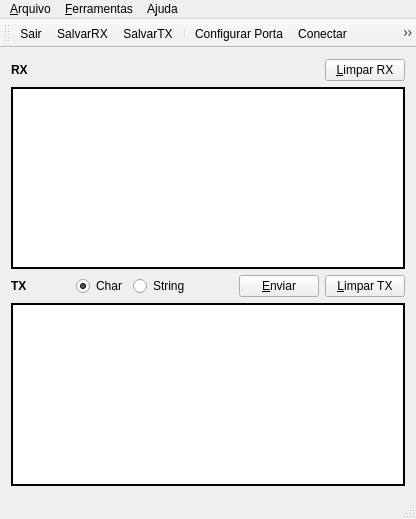
<?xml version="1.0" encoding="UTF-8"?>
<ui version="4.0">
 <class>MainWindow</class>
 <widget class="QMainWindow" name="MainWindow">
  <property name="geometry">
   <rect>
    <x>0</x>
    <y>0</y>
    <width>416</width>
    <height>519</height>
   </rect>
  </property>
  <property name="windowTitle">
   <string>RS232 Term 0.11</string>
  </property>
  <property name="styleSheet">
   <string notr="true"/>
  </property>
  <widget class="QWidget" name="centralWidget">
   <layout class="QGridLayout" name="gridLayout">
    <item row="0" column="0">
     <layout class="QVBoxLayout" name="verticalLayout">
      <item>
       <layout class="QHBoxLayout" name="horizontalLayout">
        <item>
         <widget class="QLabel" name="label">
          <property name="font">
           <font>
            <weight>75</weight>
            <bold>true</bold>
           </font>
          </property>
          <property name="text">
           <string>RX</string>
          </property>
         </widget>
        </item>
        <item>
         <spacer name="horizontalSpacer_3">
          <property name="orientation">
           <enum>Qt::Horizontal</enum>
          </property>
          <property name="sizeHint" stdset="0">
           <size>
            <width>40</width>
            <height>20</height>
           </size>
          </property>
         </spacer>
        </item>
        <item>
         <widget class="QPushButton" name="pushButtonLimparRX">
          <property name="text">
           <string>&amp;Limpar RX</string>
          </property>
          <property name="icon">
           <iconset resource="rs232Term.qrc">
            <normaloff>:/new/prefix1/images/Broom_icon.png</normaloff>:/new/prefix1/images/Broom_icon.png</iconset>
          </property>
         </widget>
        </item>
       </layout>
      </item>
      <item>
       <widget class="QTextEdit" name="textEditRX">
        <property name="frameShape">
         <enum>QFrame::Box</enum>
        </property>
        <property name="frameShadow">
         <enum>QFrame::Plain</enum>
        </property>
        <property name="lineWidth">
         <number>2</number>
        </property>
       </widget>
      </item>
      <item>
       <layout class="QHBoxLayout" name="horizontalLayout_2">
        <item>
         <widget class="QLabel" name="label_2">
          <property name="font">
           <font>
            <weight>75</weight>
            <bold>true</bold>
           </font>
          </property>
          <property name="text">
           <string>TX</string>
          </property>
         </widget>
        </item>
        <item>
         <spacer name="horizontalSpacer">
          <property name="orientation">
           <enum>Qt::Horizontal</enum>
          </property>
          <property name="sizeHint" stdset="0">
           <size>
            <width>40</width>
            <height>20</height>
           </size>
          </property>
         </spacer>
        </item>
        <item>
         <widget class="QRadioButton" name="radioButtonChar">
          <property name="text">
           <string>Char</string>
          </property>
          <property name="checked">
           <bool>true</bool>
          </property>
         </widget>
        </item>
        <item>
         <widget class="QRadioButton" name="radioButtonString">
          <property name="text">
           <string>String</string>
          </property>
         </widget>
        </item>
        <item>
         <spacer name="horizontalSpacer_2">
          <property name="orientation">
           <enum>Qt::Horizontal</enum>
          </property>
          <property name="sizeHint" stdset="0">
           <size>
            <width>40</width>
            <height>20</height>
           </size>
          </property>
         </spacer>
        </item>
        <item>
         <widget class="QPushButton" name="pushButtonEnviar">
          <property name="text">
           <string>&amp;Enviar</string>
          </property>
          <property name="icon">
           <iconset resource="rs232Term.qrc">
            <normaloff>:/new/prefix1/images/send.png</normaloff>:/new/prefix1/images/send.png</iconset>
          </property>
         </widget>
        </item>
        <item>
         <widget class="QPushButton" name="pushButtonLimparTX">
          <property name="text">
           <string>&amp;Limpar TX</string>
          </property>
          <property name="icon">
           <iconset resource="rs232Term.qrc">
            <normaloff>:/new/prefix1/images/Broom_icon.png</normaloff>:/new/prefix1/images/Broom_icon.png</iconset>
          </property>
         </widget>
        </item>
       </layout>
      </item>
      <item>
       <widget class="QTextEdit" name="textEditTX">
        <property name="frameShape">
         <enum>QFrame::Box</enum>
        </property>
        <property name="frameShadow">
         <enum>QFrame::Plain</enum>
        </property>
        <property name="lineWidth">
         <number>2</number>
        </property>
       </widget>
      </item>
     </layout>
    </item>
   </layout>
  </widget>
  <widget class="QMenuBar" name="menuBar">
   <property name="geometry">
    <rect>
     <x>0</x>
     <y>0</y>
     <width>416</width>
     <height>25</height>
    </rect>
   </property>
   <widget class="QMenu" name="menu_Arquivo">
    <property name="title">
     <string>&amp;Arquivo</string>
    </property>
    <addaction name="actionSalvar_RX"/>
    <addaction name="actionSalvar_TX"/>
    <addaction name="action_Sair"/>
   </widget>
   <widget class="QMenu" name="menu_Ferramentas">
    <property name="title">
     <string>&amp;Ferramentas</string>
    </property>
    <addaction name="action_Configurar_Porta"/>
    <addaction name="action_Conectar"/>
    <addaction name="action_Desconectar"/>
   </widget>
   <widget class="QMenu" name="menuA_juda">
    <property name="title">
     <string>A&amp;juda</string>
    </property>
    <addaction name="actionSobre"/>
   </widget>
   <addaction name="menu_Arquivo"/>
   <addaction name="menu_Ferramentas"/>
   <addaction name="menuA_juda"/>
  </widget>
  <widget class="QStatusBar" name="statusBar"/>
  <widget class="QToolBar" name="toolBar">
   <property name="windowTitle">
    <string>toolBar</string>
   </property>
   <attribute name="toolBarArea">
    <enum>TopToolBarArea</enum>
   </attribute>
   <attribute name="toolBarBreak">
    <bool>false</bool>
   </attribute>
   <addaction name="action_Sair"/>
   <addaction name="actionSalvar_RX"/>
   <addaction name="actionSalvar_TX"/>
   <addaction name="separator"/>
   <addaction name="action_Configurar_Porta"/>
   <addaction name="action_Conectar"/>
   <addaction name="action_Desconectar"/>
   <addaction name="separator"/>
   <addaction name="actionSobre"/>
  </widget>
  <action name="actionSalvar_RX">
   <property name="icon">
    <iconset resource="rs232Term.qrc">
     <normaloff>:/new/prefix1/images/saveRX.png</normaloff>:/new/prefix1/images/saveRX.png</iconset>
   </property>
   <property name="text">
    <string>Salvar&amp;RX</string>
   </property>
  </action>
  <action name="actionSalvar_TX">
   <property name="icon">
    <iconset resource="rs232Term.qrc">
     <normaloff>:/new/prefix1/images/saveTX.png</normaloff>:/new/prefix1/images/saveTX.png</iconset>
   </property>
   <property name="text">
    <string>Salvar&amp;TX</string>
   </property>
  </action>
  <action name="action_Sair">
   <property name="icon">
    <iconset resource="rs232Term.qrc">
     <normaloff>:/new/prefix1/images/exit.png</normaloff>:/new/prefix1/images/exit.png</iconset>
   </property>
   <property name="text">
    <string>&amp;Sair</string>
   </property>
  </action>
  <action name="action_Configurar_Porta">
   <property name="icon">
    <iconset resource="rs232Term.qrc">
     <normaloff>:/new/prefix1/images/configure.png</normaloff>:/new/prefix1/images/configure.png</iconset>
   </property>
   <property name="text">
    <string>&amp;Configurar Porta</string>
   </property>
  </action>
  <action name="actionSobre">
   <property name="icon">
    <iconset resource="rs232Term.qrc">
     <normaloff>:/new/prefix1/images/about.png</normaloff>:/new/prefix1/images/about.png</iconset>
   </property>
   <property name="text">
    <string>Sobre</string>
   </property>
  </action>
  <action name="action_Conectar">
   <property name="icon">
    <iconset resource="rs232Term.qrc">
     <normaloff>:/new/prefix1/images/connect.png</normaloff>:/new/prefix1/images/connect.png</iconset>
   </property>
   <property name="text">
    <string>&amp;Conectar</string>
   </property>
  </action>
  <action name="action_Desconectar">
   <property name="enabled">
    <bool>false</bool>
   </property>
   <property name="icon">
    <iconset resource="rs232Term.qrc">
     <normaloff>:/new/prefix1/images/desconnect.png</normaloff>:/new/prefix1/images/desconnect.png</iconset>
   </property>
   <property name="text">
    <string>&amp;Desconectar</string>
   </property>
  </action>
 </widget>
 <layoutdefault spacing="6" margin="11"/>
 <resources>
  <include location="rs232Term.qrc"/>
 </resources>
 <connections/>
</ui>
